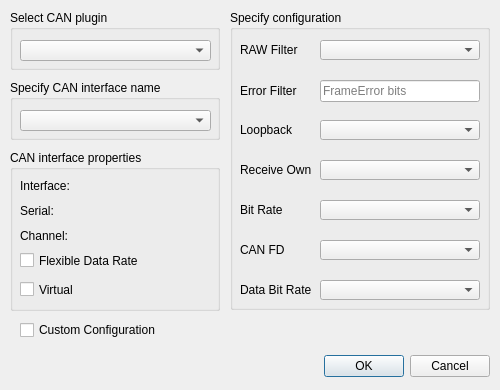
<?xml version="1.0" encoding="UTF-8"?>
<ui version="4.0">
 <class>ConnectDialog</class>
 <widget class="QDialog" name="ConnectDialog">
  <property name="geometry">
   <rect>
    <x>0</x>
    <y>0</y>
    <width>500</width>
    <height>390</height>
   </rect>
  </property>
  <property name="minimumSize">
   <size>
    <width>400</width>
    <height>350</height>
   </size>
  </property>
  <property name="windowTitle">
   <string>Dialog</string>
  </property>
  <widget class="QDialogButtonBox" name="buttonBox">
   <property name="geometry">
    <rect>
     <x>10</x>
     <y>350</y>
     <width>480</width>
     <height>32</height>
    </rect>
   </property>
   <property name="minimumSize">
    <size>
     <width>400</width>
     <height>32</height>
    </size>
   </property>
   <property name="orientation">
    <enum>Qt::Horizontal</enum>
   </property>
   <property name="standardButtons">
    <set>QDialogButtonBox::Cancel|QDialogButtonBox::Ok</set>
   </property>
  </widget>
  <widget class="QGroupBox" name="selectPluginBox">
   <property name="enabled">
    <bool>true</bool>
   </property>
   <property name="geometry">
    <rect>
     <x>10</x>
     <y>10</y>
     <width>210</width>
     <height>60</height>
    </rect>
   </property>
   <property name="title">
    <string>Select CAN plugin</string>
   </property>
   <widget class="QComboBox" name="pluginListBox">
    <property name="geometry">
     <rect>
      <x>10</x>
      <y>30</y>
      <width>191</width>
      <height>21</height>
     </rect>
    </property>
   </widget>
  </widget>
  <widget class="QGroupBox" name="specifyInterfaceNameBox">
   <property name="geometry">
    <rect>
     <x>10</x>
     <y>80</y>
     <width>210</width>
     <height>60</height>
    </rect>
   </property>
   <property name="title">
    <string>Specify CAN interface name</string>
   </property>
   <widget class="QComboBox" name="interfaceListBox">
    <property name="geometry">
     <rect>
      <x>10</x>
      <y>30</y>
      <width>191</width>
      <height>21</height>
     </rect>
    </property>
   </widget>
  </widget>
  <widget class="QGroupBox" name="interfacePropertiesBox">
   <property name="geometry">
    <rect>
     <x>10</x>
     <y>150</y>
     <width>210</width>
     <height>161</height>
    </rect>
   </property>
   <property name="title">
    <string>CAN interface properties</string>
   </property>
   <widget class="QLabel" name="descriptionLabel">
    <property name="enabled">
     <bool>true</bool>
    </property>
    <property name="geometry">
     <rect>
      <x>10</x>
      <y>25</y>
      <width>191</width>
      <height>21</height>
     </rect>
    </property>
    <property name="text">
     <string>Interface:</string>
    </property>
   </widget>
   <widget class="QLabel" name="serialNumberLabel">
    <property name="enabled">
     <bool>true</bool>
    </property>
    <property name="geometry">
     <rect>
      <x>10</x>
      <y>50</y>
      <width>191</width>
      <height>21</height>
     </rect>
    </property>
    <property name="text">
     <string>Serial:</string>
    </property>
   </widget>
   <widget class="QLabel" name="channelLabel">
    <property name="enabled">
     <bool>true</bool>
    </property>
    <property name="geometry">
     <rect>
      <x>10</x>
      <y>75</y>
      <width>191</width>
      <height>21</height>
     </rect>
    </property>
    <property name="text">
     <string>Channel:</string>
    </property>
   </widget>
   <widget class="QCheckBox" name="isFlexibleDataRateCapable">
    <property name="enabled">
     <bool>true</bool>
    </property>
    <property name="geometry">
     <rect>
      <x>10</x>
      <y>100</y>
      <width>191</width>
      <height>21</height>
     </rect>
    </property>
    <property name="text">
     <string>Flexible Data Rate</string>
    </property>
    <property name="checkable">
     <bool>true</bool>
    </property>
   </widget>
   <widget class="QCheckBox" name="isVirtual">
    <property name="enabled">
     <bool>true</bool>
    </property>
    <property name="geometry">
     <rect>
      <x>10</x>
      <y>129</y>
      <width>191</width>
      <height>21</height>
     </rect>
    </property>
    <property name="text">
     <string>Virtual</string>
    </property>
   </widget>
  </widget>
  <widget class="QGroupBox" name="configurationBox">
   <property name="enabled">
    <bool>true</bool>
   </property>
   <property name="geometry">
    <rect>
     <x>230</x>
     <y>10</y>
     <width>260</width>
     <height>300</height>
    </rect>
   </property>
   <property name="title">
    <string>Specify configuration</string>
   </property>
   <widget class="QLabel" name="rawFilterLabel">
    <property name="geometry">
     <rect>
      <x>10</x>
      <y>30</y>
      <width>80</width>
      <height>20</height>
     </rect>
    </property>
    <property name="text">
     <string>RAW Filter</string>
    </property>
   </widget>
   <widget class="QLineEdit" name="errorFilterEdit">
    <property name="geometry">
     <rect>
      <x>90</x>
      <y>70</y>
      <width>160</width>
      <height>22</height>
     </rect>
    </property>
    <property name="placeholderText">
     <string>FrameError bits</string>
    </property>
   </widget>
   <widget class="QLabel" name="errorFilterLabel">
    <property name="geometry">
     <rect>
      <x>10</x>
      <y>70</y>
      <width>81</width>
      <height>21</height>
     </rect>
    </property>
    <property name="text">
     <string>Error Filter</string>
    </property>
   </widget>
   <widget class="QComboBox" name="loopbackListBox">
    <property name="geometry">
     <rect>
      <x>90</x>
      <y>110</y>
      <width>160</width>
      <height>20</height>
     </rect>
    </property>
   </widget>
   <widget class="QComboBox" name="receiveOwnListBox">
    <property name="geometry">
     <rect>
      <x>90</x>
      <y>150</y>
      <width>160</width>
      <height>20</height>
     </rect>
    </property>
   </widget>
   <widget class="BitRateBox" name="bitRateListBox">
    <property name="geometry">
     <rect>
      <x>90</x>
      <y>190</y>
      <width>160</width>
      <height>20</height>
     </rect>
    </property>
   </widget>
   <widget class="QComboBox" name="canFdListBox">
    <property name="geometry">
     <rect>
      <x>90</x>
      <y>230</y>
      <width>160</width>
      <height>20</height>
     </rect>
    </property>
   </widget>
   <widget class="BitRateBox" name="dataBitRateListBox">
    <property name="geometry">
     <rect>
      <x>90</x>
      <y>270</y>
      <width>160</width>
      <height>20</height>
     </rect>
    </property>
   </widget>
   <widget class="QLabel" name="loopbackLabel">
    <property name="geometry">
     <rect>
      <x>10</x>
      <y>110</y>
      <width>80</width>
      <height>20</height>
     </rect>
    </property>
    <property name="text">
     <string>Loopback</string>
    </property>
   </widget>
   <widget class="QLabel" name="receiveOwnLabel">
    <property name="geometry">
     <rect>
      <x>10</x>
      <y>150</y>
      <width>80</width>
      <height>20</height>
     </rect>
    </property>
    <property name="text">
     <string>Receive Own</string>
    </property>
   </widget>
   <widget class="QLabel" name="bitRateLabel">
    <property name="geometry">
     <rect>
      <x>10</x>
      <y>190</y>
      <width>80</width>
      <height>20</height>
     </rect>
    </property>
    <property name="text">
     <string>Bit Rate</string>
    </property>
   </widget>
   <widget class="QLabel" name="dataBitRateLabel">
    <property name="geometry">
     <rect>
      <x>10</x>
      <y>270</y>
      <width>80</width>
      <height>20</height>
     </rect>
    </property>
    <property name="text">
     <string>Data Bit Rate</string>
    </property>
   </widget>
   <widget class="QLabel" name="canFdLabel">
    <property name="geometry">
     <rect>
      <x>10</x>
      <y>230</y>
      <width>80</width>
      <height>20</height>
     </rect>
    </property>
    <property name="text">
     <string>CAN FD</string>
    </property>
   </widget>
   <widget class="QComboBox" name="rawFilterListBox">
    <property name="geometry">
     <rect>
      <x>90</x>
      <y>30</y>
      <width>160</width>
      <height>20</height>
     </rect>
    </property>
   </widget>
  </widget>
  <widget class="QCheckBox" name="useConfigurationBox">
   <property name="geometry">
    <rect>
     <x>20</x>
     <y>320</y>
     <width>201</width>
     <height>20</height>
    </rect>
   </property>
   <property name="text">
    <string>Custom Configuration</string>
   </property>
  </widget>
 </widget>
 <customwidgets>
  <customwidget>
   <class>BitRateBox</class>
   <extends>QComboBox</extends>
   <header>src/main/bitrate_box.h</header>
  </customwidget>
 </customwidgets>
 <resources/>
 <connections>
  <connection>
   <sender>buttonBox</sender>
   <signal>accepted()</signal>
   <receiver>ConnectDialog</receiver>
   <slot>accept()</slot>
   <hints>
    <hint type="sourcelabel">
     <x>248</x>
     <y>254</y>
    </hint>
    <hint type="destinationlabel">
     <x>157</x>
     <y>274</y>
    </hint>
   </hints>
  </connection>
  <connection>
   <sender>buttonBox</sender>
   <signal>rejected()</signal>
   <receiver>ConnectDialog</receiver>
   <slot>reject()</slot>
   <hints>
    <hint type="sourcelabel">
     <x>316</x>
     <y>260</y>
    </hint>
    <hint type="destinationlabel">
     <x>286</x>
     <y>274</y>
    </hint>
   </hints>
  </connection>
 </connections>
</ui>
